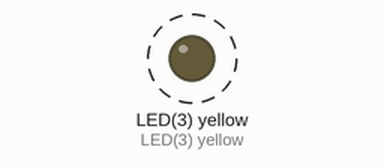
The program below on a simulated pyboard running MicroPython. Parts: output pins drawn as LEDs (lit = HIGH). Dashed ring = blinking.

Above: at 0.5 s.
Timing chart, 0 to 4.6 s (numbered marks = the images above):
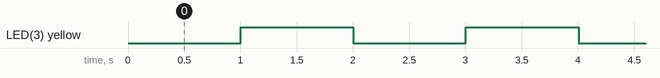

The program:

blinkWithoutDelay.py
```python
import pyb
led = pyb.LED(3)

prev_millis = 0
interval = 1000

# avoiding pyb.delay()
while True:
  curr_millis = pyb.millis()

  if curr_millis - prev_millis > interval:
    prev_millis = curr_millis

    led.toggle()
```

Measured:
- by itself, LED(3) yellow: alternates HIGH for 1.0 s and LOW for 1.0 s
